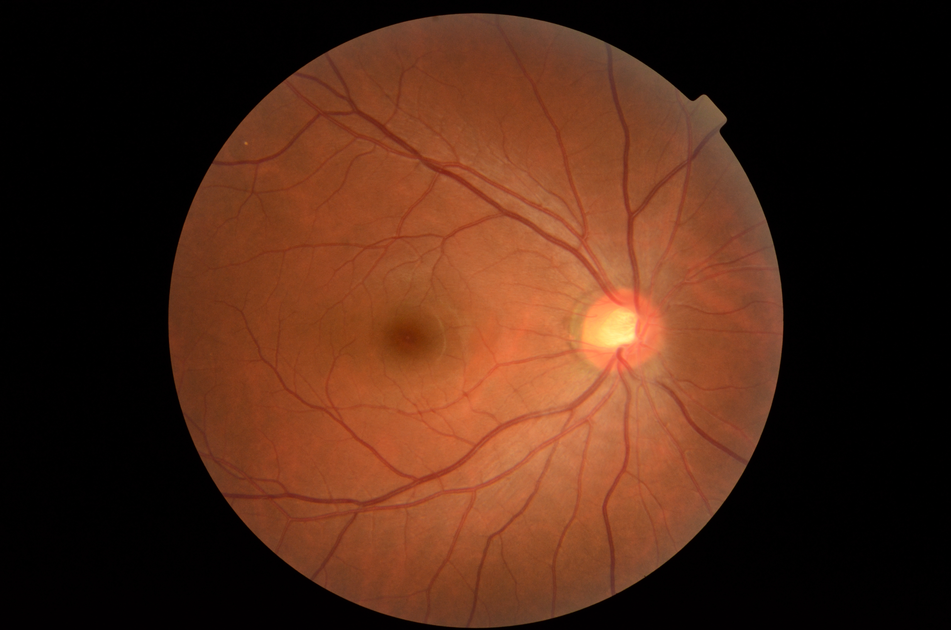
#> input picture Image Exposure/images/Fundus_Images/normal/NL_002.png, 951 x 630 px, shrunk from 2464 x 1632 before the run, found by its file name
$ jupyter execute 'Fundus Image Exposure Analysis.ipynb'
#> lines starting #> are read from the running program, lines starting #| are printed output that depends on the picture
# Importing Libraries

[cell 1]
import cv2 as cv
import matplotlib.pyplot as plt
import numpy as np

# Loading Images

[cell 2]
normal_img = plt.imread('C:/Users/Asus/OneDrive/Documents/MyWebProjects/Image Processing/Image Exposure/images/Fundus_Images/normal/NL_002.png')
#> normal_img is the input picture: shape (630, 951, 3) float32; mean R, G, B 0.297, 0.154, 0.0871
over_exposed_img = plt.imread('C:/Users/Asus/OneDrive/Documents/MyWebProjects/Image Processing/Image Exposure/images/Fundus_Images/overexposed/NL_002.png')
under_exposed_img = plt.imread('C:/Users/Asus/OneDrive/Documents/MyWebProjects/Image Processing/Image Exposure/images/Fundus_Images/underexposed/NL_002.png')
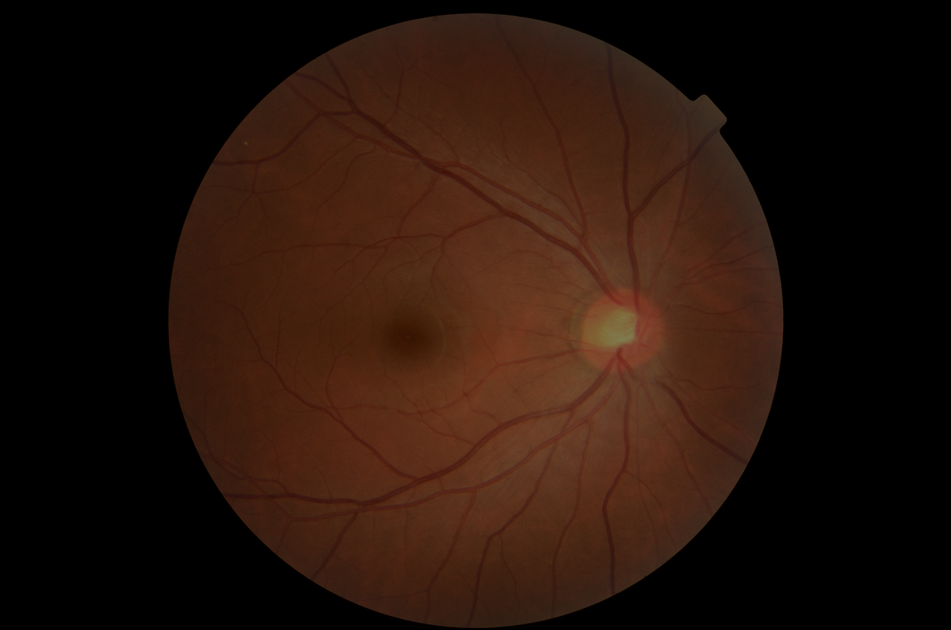
#> input picture Image Exposure/images/Fundus_Images/underexposed/NL_002.png, 951 x 630 px, shrunk from 2464 x 1632 before the run, found by its file name
#> under_exposed_img is the input picture: shape (630, 951, 4) float32; mean R, G, B, A 0.148, 0.076, 0.0427, 1

normal_img2 = plt.imread('C:/Users/Asus/OneDrive/Documents/MyWebProjects/Image Processing/Image Exposure/images/Fundus_Images/normal/NL_005.png')
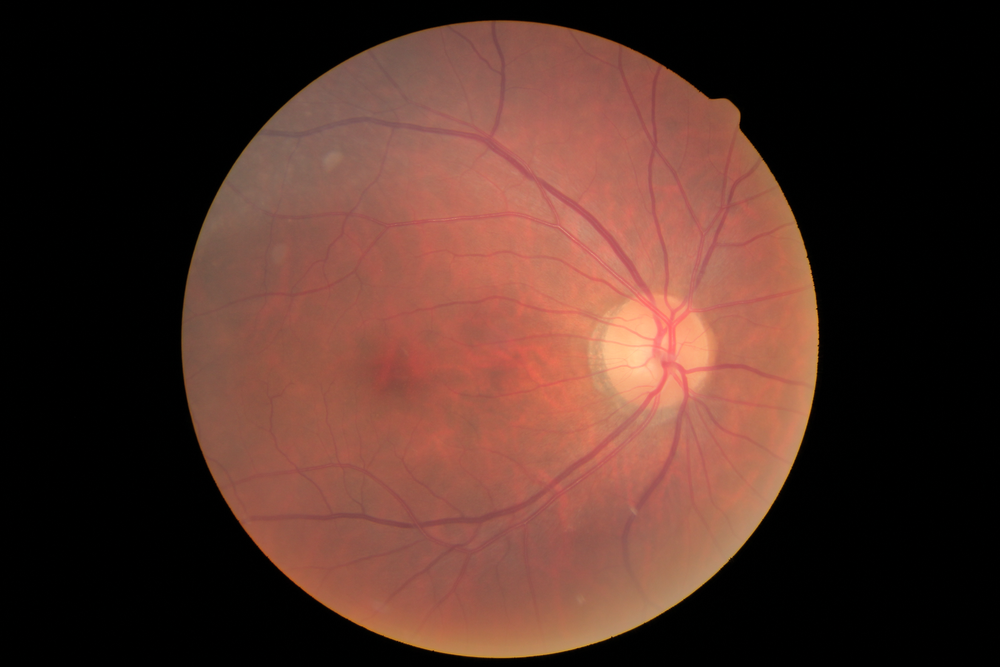
#> input picture Image Exposure/images/Fundus_Images/normal/NL_005.png, 1000 x 667 px, shrunk from 2592 x 1728 before the run, found by its file name
#> normal_img2 is the input picture: shape (667, 1000, 3) float32; mean R, G, B 0.319, 0.192, 0.157
over_exposed_img2 = plt.imread('C:/Users/Asus/OneDrive/Documents/MyWebProjects/Image Processing/Image Exposure/images/Fundus_Images/overexposed/NL_005.png')
under_exposed_img2 = plt.imread('C:/Users/Asus/OneDrive/Documents/MyWebProjects/Image Processing/Image Exposure/images/Fundus_Images/underexposed/NL_005.png')
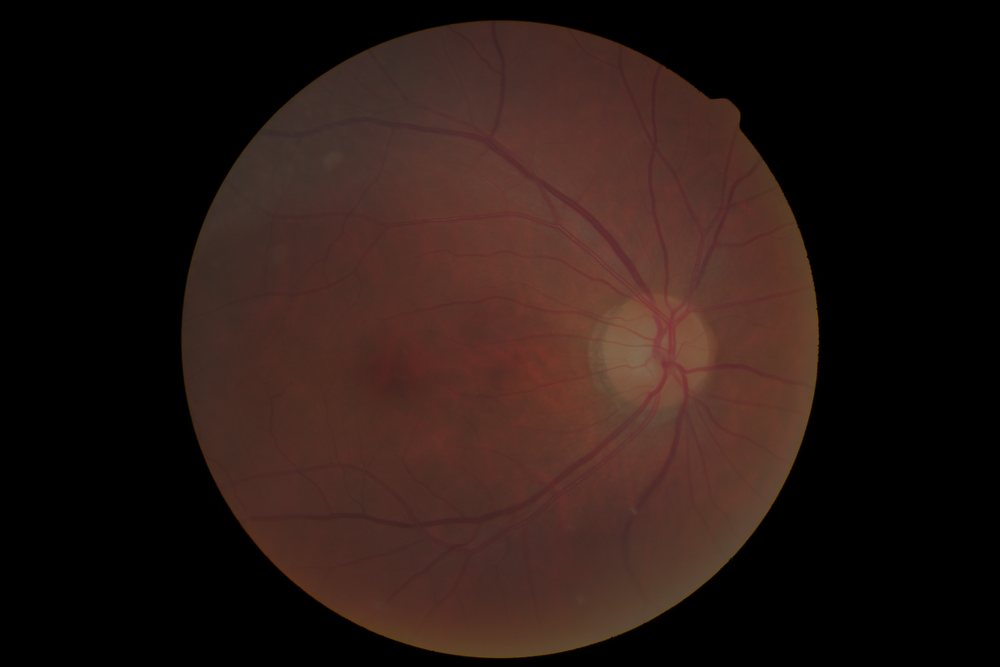
#> input picture Image Exposure/images/Fundus_Images/underexposed/NL_005.png, 1000 x 667 px, shrunk from 2592 x 1728 before the run, found by its file name
#> under_exposed_img2 is the input picture: shape (667, 1000, 4) float32; mean R, G, B, A 0.159, 0.0949, 0.0776, 1

normal_img3 = plt.imread('C:/Users/Asus/OneDrive/Documents/MyWebProjects/Image Processing/Image Exposure/images/Fundus_Images/normal/NL_009.png')
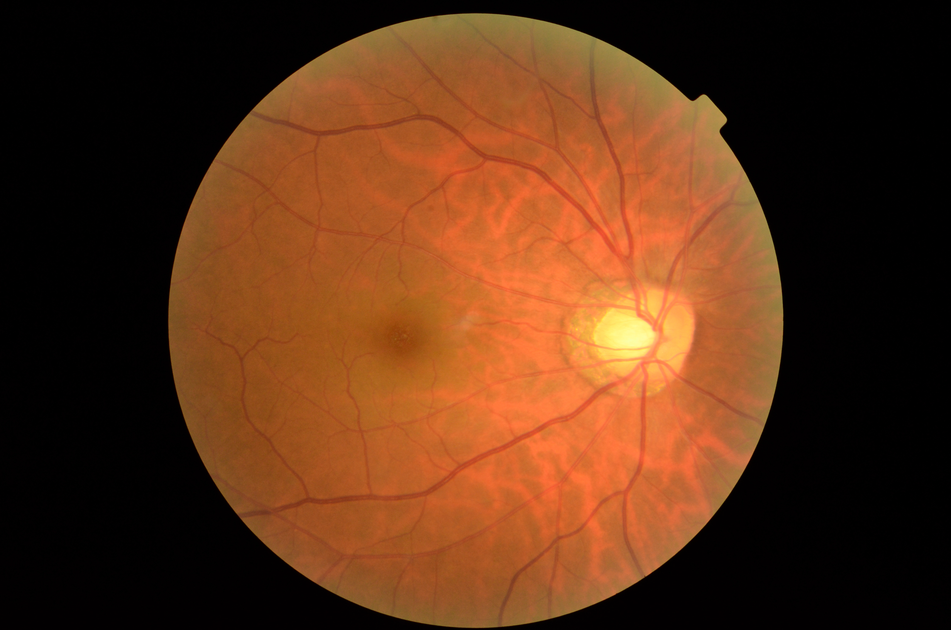
#> input picture Image Exposure/images/Fundus_Images/normal/NL_009.png, 951 x 630 px, shrunk from 2464 x 1632 before the run, found by its file name
#> normal_img3 is the input picture: shape (630, 951, 3) float32; mean R, G, B 0.36, 0.195, 0.0906
over_exposed_img3 = plt.imread('C:/Users/Asus/OneDrive/Documents/MyWebProjects/Image Processing/Image Exposure/images/Fundus_Images/overexposed/NL_009.png')
under_exposed_img3 = plt.imread('C:/Users/Asus/OneDrive/Documents/MyWebProjects/Image Processing/Image Exposure/images/Fundus_Images/underexposed/NL_009.png')
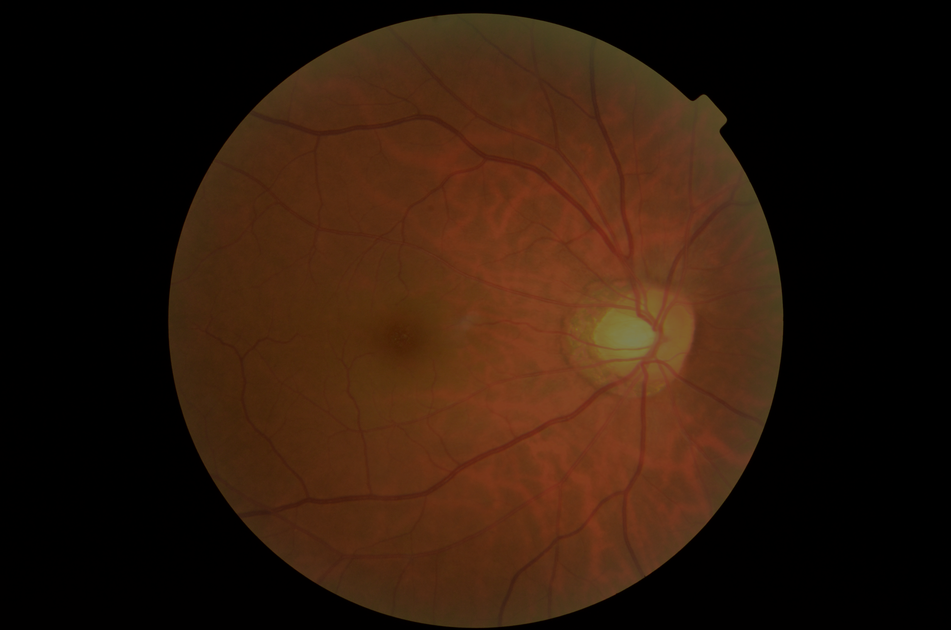
#> input picture Image Exposure/images/Fundus_Images/underexposed/NL_009.png, 951 x 630 px, shrunk from 2464 x 1632 before the run, found by its file name
#> under_exposed_img3 is the input picture: shape (630, 951, 4) float32; mean R, G, B, A 0.179, 0.0964, 0.0443, 1

# converting to rgb

[cell 3]
normal_grayscale = cv.cvtColor(normal_img,cv.COLOR_RGB2GRAY)
over_exposed_grayscale = cv.cvtColor(over_exposed_img,cv.COLOR_RGB2GRAY)
under_exposed_grayscale = cv.cvtColor(under_exposed_img,cv.COLOR_RGB2GRAY)

normal_grayscale2 = cv.cvtColor(normal_img2,cv.COLOR_RGB2GRAY)
over_exposed_grayscale2 = cv.cvtColor(over_exposed_img2,cv.COLOR_RGB2GRAY)
under_exposed_grayscale2 = cv.cvtColor(under_exposed_img2,cv.COLOR_RGB2GRAY)

normal_grayscale3 = cv.cvtColor(normal_img3,cv.COLOR_RGB2GRAY)
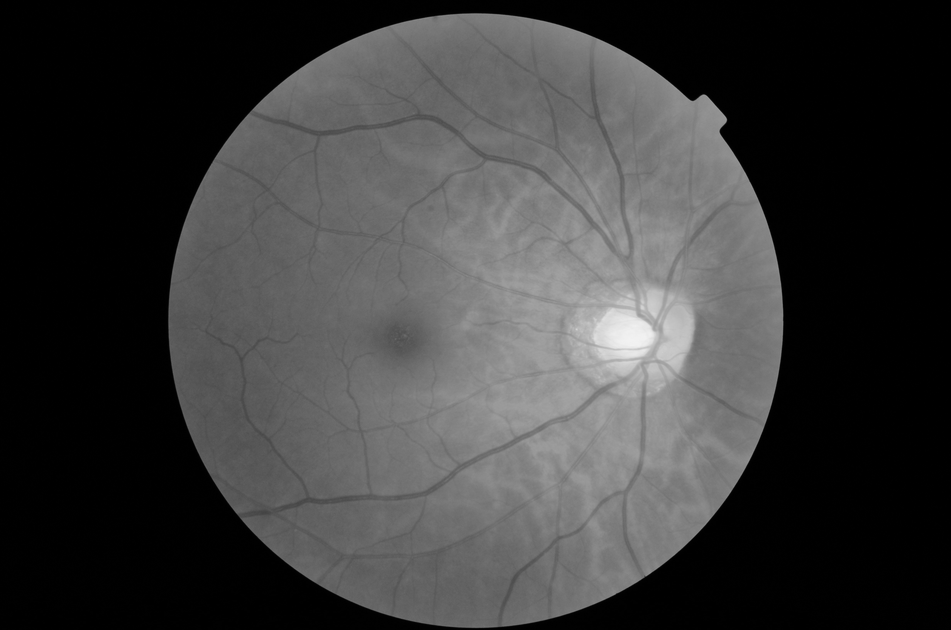
#> normal_grayscale3: shape (630, 951) float32; min 0, max 0.953, mean 0.232
over_exposed_grayscale3 = cv.cvtColor(over_exposed_img3,cv.COLOR_RGB2GRAY)
under_exposed_grayscale3 = cv.cvtColor(under_exposed_img3,cv.COLOR_RGB2GRAY)
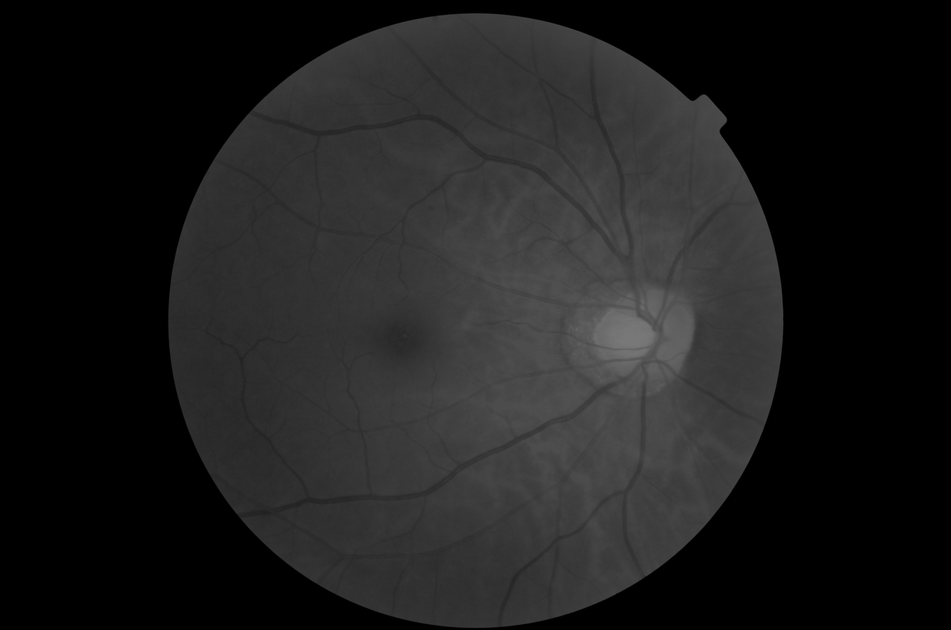
#> under_exposed_grayscale3: shape (630, 951) float32; min 0, max 0.476, mean 0.115

[cell 4]
h,w = normal_grayscale.shape
#> h = 630; w = 951

# Plotting Histograms

[cell 5]
plt.figure(figsize=(30,50))

plt.subplot(9,2,1)
plt.title('Normal')
plt.imshow(1-normal_grayscale, cmap = 'gray')

plt.subplot(9, 2, 2)
plt.hist(1-normal_grayscale.ravel(),  range=[0,1], histtype='bar',align='mid',orientation='vertical');

plt.subplot(9,2,3)
plt.title('Normal')
plt.imshow(1-normal_grayscale2, cmap = 'gray')

plt.subplot(9, 2, 4)
plt.hist(1-normal_grayscale2.ravel(),  range=[0,1],  histtype='bar',align='mid',orientation='vertical');

plt.subplot(9,2,5)
plt.title('Normal')
plt.imshow(1-normal_grayscale3, cmap = 'gray')

plt.subplot(9, 2, 6)
plt.hist(1-normal_grayscale3.ravel(), range=[0,1], histtype='bar',align='mid',orientation='vertical');


plt.subplot(9,2,7)
plt.title('OverExposed')
plt.imshow(1-over_exposed_grayscale, cmap = 'gray')

plt.subplot(9, 2, 8)
plt.hist(1-over_exposed_grayscale.ravel(), range=[0,1], histtype='bar',align='mid',orientation='vertical');


plt.subplot(9,2,9)
plt.title('OverExposed')
plt.imshow(1-over_exposed_grayscale2, cmap = 'gray')

plt.subplot(9, 2, 10)
plt.hist(1-over_exposed_grayscale2.ravel(), range=[0,1], histtype='bar',align='mid',orientation='vertical',);


plt.subplot(9,2,11)
plt.title('OverExposed')
plt.imshow(1-over_exposed_grayscale3, cmap = 'gray')

plt.subplot(9, 2, 12)
plt.hist(1-over_exposed_grayscale3.ravel(), range=[0,1], histtype='bar',align='mid',orientation='vertical');


plt.subplot(9,2,13)
plt.title('UnderExposed')
plt.imshow(1-under_exposed_grayscale, cmap = 'gray')

plt.subplot(9, 2, 14)
plt.hist(1-under_exposed_grayscale.ravel(), range=[0,1], histtype='bar',align='mid',orientation='vertical');

plt.subplot(9,2,15)
plt.title('UnderExposed')
plt.imshow(1-under_exposed_grayscale2, cmap = 'gray')

plt.subplot(9, 2, 16)
plt.hist(1-under_exposed_grayscale2.ravel(), range=[0,1], histtype='bar',align='mid',orientation='vertical');


plt.subplot(9,2,17)
plt.title('UnderExposed')
plt.imshow(1-under_exposed_grayscale3, cmap = 'gray')

plt.subplot(9, 2, 18)
plt.hist(1-under_exposed_grayscale3.ravel(), range=[0,1],  histtype='bar',align='mid',orientation='vertical');

plt.show()
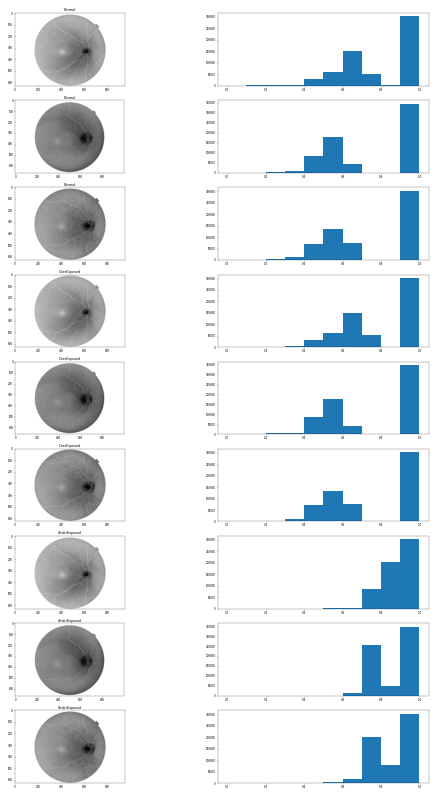
#> figure drawn by matplotlib, 18 panels; panel 2: tallest bar 301275 high, from x = 0.9 to 1; panel 4: tallest bar 346580 high, from x = 0.9 to 1; panel 6: tallest bar 301064 high, from x = 0.9 to 1; panel 8: tallest bar 301275 high, from x = 0.9 to 1
